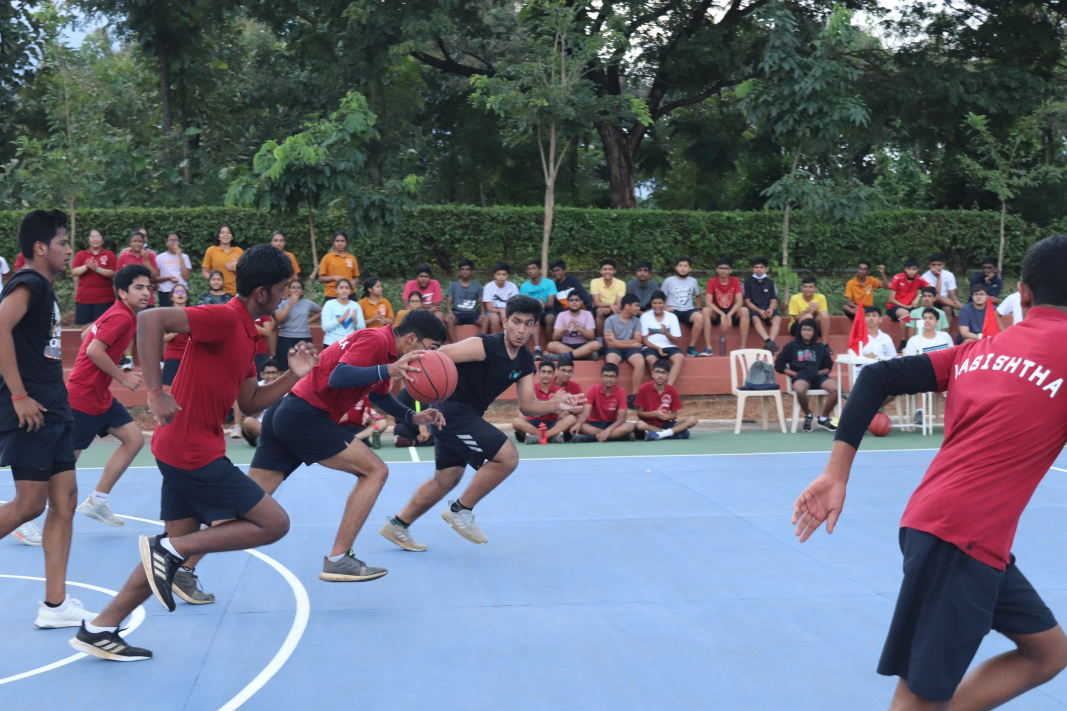
#> input picture assets/source/IMG_0612.JPG, 3200 x 2133 px, given in place of IMG_2327.JPG, which was not available (shown at 1/3 size)
$ python make-experience.py ../assets/source/IMG_0612.JPG
#> lines starting #> are read from the running program, lines starting #| are printed output that depends on the picture; pictures that were not available may be replaced by others from this repository, and a replacement may not be noted
### tools/experience.py
"""The CIRS experience — the school day, its photographs, and what is unresolved.

Every time The CIRS experience states is written from this file, and nowhere
else. tools/build-site.py calls expand() to write, from the same two lists:

    the parallel day      twelve events, each with the Junior and Senior slots
                          it covers; assets/js/student-life-journey.js reads
                          them back out of the page to drive the pinned stage
                          on a wide screen
    the full timetables   one table per school, under Practical information

so the timeline, the phone sequence, the reduced-motion view and the tables
cannot disagree: there is one timetable, rendered four ways.

tools/make-experience.py cuts the page's photographs from PHOTOS below.

Where the timetable comes from
------------------------------
The school's own timetable, as it reached this repository in September 2026
and was drawn on the old Student Life page as two proportional tracks
(commit 92c1a198, "Rebuild the day scroll from the real timetable, as two
tracks"). The one gap in it — Junior 8:30 to 9:00 pm — was filled when the
school said it is milk time, followed by sleep (commit 8e793da6). Seventeen
Senior slots and eighteen Junior slots, every minute of both days accounted
for, labels as the school gave them.

The narrative copy is the owner's approved text (commit e57070c0, "Update
CIRS site copy from approved document") wherever it says something about the
day. The twelve events and their order are the owner's (27 September 2026).

An older routine exists on the school's Drive: daily_routine.html from the
2012 website ("5.10am to 9.15pm for juniors and from 5.40am to 10.30pm for
seniors"). It is superseded by the timetable above and is not used.

Not published — see UNRESOLVED at the foot of this file.
"""

import html

DIR = "assets/img/experience"

JUNIOR_NAME, JUNIOR_GRADES = "Junior School", "Grades V&ndash;VIII"
SENIOR_NAME, SENIOR_GRADES = "Senior School", "Grades IX&ndash;XII"

# (start, end, activity, kind). Times are 24-hour; kind is only the family an
# hour belongs to, used for the faint key on the day rail, never as the sole
# carrier of meaning.
JUNIOR = [
    ("04:50", "05:30", "Rouser",                    "wake"),
    ("05:30", "06:00", "Jogging",                   "active"),
    ("06:00", "06:50", "Milk and getting ready",    "wake"),
    ("06:50", "07:25", "Spiritual class",           "spirit"),
    ("07:25", "07:50", "Breakfast",                 "meal"),
    ("07:50", "08:10", "Assembly",                  "spirit"),
    ("08:10", "10:55", "Academic classes",          "study"),
    ("10:55", "11:15", "Juice break",               "meal"),
    ("11:15", "12:20", "Academic classes",          "study"),
    ("12:20", "14:00", "Lunch and rest",            "meal"),
    ("14:00", "16:00", "Study time",                "study"),
    ("16:00", "17:15", "Sports",                    "active"),
    ("17:15", "18:30", "Snacks and getting ready",  "wake"),
    ("18:30", "19:10", "Prayer and aarti",          "spirit"),
    ("19:10", "19:40", "Dinner",                    "meal"),
    ("19:40", "20:30", "Self study",                "study"),
    ("20:30", "21:00", "Milk",                      "meal"),
    ("21:00", "21:30", "Lights off",                "rest"),
]

SENIOR = [
    ("05:30", "06:00", "Rouser",                    "wake"),
    ("06:00", "06:30", "Jogging",                   "active"),
    ("06:30", "07:30", "Milk and getting ready",    "wake"),
    ("07:30", "08:10", "Spiritual class",           "spirit"),
    ("08:10", "08:45", "Breakfast",                 "meal"),
    ("08:45", "09:10", "Assembly",                  "spirit"),
    ("09:10", "10:55", "Academic classes",          "study"),
    ("10:55", "11:15", "Juice break",               "meal"),
    ("11:15", "13:30", "Academic classes",          "study"),
    ("13:30", "15:20", "Lunch and rest",            "meal"),
    ("15:20", "17:00", "Study time",                "study"),
    ("17:00", "18:30", "Sports",                    "active"),
    ("18:30", "19:30", "Snacks and getting ready",  "wake"),
    ("19:30", "20:10", "Prayer and aarti",          "spirit"),
    ("20:10", "20:40", "Dinner",                    "meal"),
    ("20:40", "22:00", "Self study and co-curricular work", "study"),
    ("22:00", "22:30", "Milk, lights off",          "rest"),
]

# The day as the owner lists it: twelve events, in order. Each names the slots
# it covers in both timetables, by position in JUNIOR and SENIOR above, so
# every slot belongs to exactly one event and the two schools are compared
# event by event: the event in the middle, each school's own times beside it.
#   title   the event, as the owner named it
#   short   its label on the row of steps under the stage
#   scene   the photograph shown with it (a scene may return later in the day;
#           its figure is written once, with the first event that uses it)
#   line    one sentence; approved copy where the approved document says it
EVENTS = [
    {"slug": "rouser", "title": "Rouser, jogging and milk", "short": "Rouser",
     "scene": "jog", "junior": [0, 1, 2], "senior": [0, 1, 2],
     "line": "Before first light, students get ready and head to the Arjuna athletic "
             "field for a morning jog, then return to the dorms for hot milk and biscuits."},
    {"slug": "spiritual-class", "title": "Spiritual class", "short": "Spiritual class",
     "scene": "spiritual-hall", "junior": [3], "senior": [3],
     "line": "Bhagavad Gita shlokas, stotram and japa."},
    {"slug": "breakfast", "title": "Breakfast", "short": "Breakfast",
     "scene": "onam-lunch", "junior": [4], "senior": [4],
     "line": "Breakfast at the Annakshetra."},
    {"slug": "assembly", "title": "Assembly", "short": "Assembly",
     "scene": "prayer-hall", "junior": [5], "senior": [5],
     "line": "The Principal addresses the school, and students regularly offer talks, "
             "speeches, book reviews and quizzes."},
    {"slug": "classes", "title": "Classes", "short": "Classes",
     "scene": "classroom", "junior": [6], "senior": [6],
     "line": "The academic morning, until the juice break."},
    {"slug": "juice-break", "title": "Juice break", "short": "Juice break",
     "scene": "classroom", "junior": [7], "senior": [7],
     "line": "The one pause both schools take at the same minute."},
    {"slug": "classes-2", "title": "Classes", "short": "Classes",
     "scene": "classroom", "junior": [8], "senior": [8],
     "line": "Lessons resume until lunch."},
    {"slug": "lunch", "title": "Lunch and rest", "short": "Lunch",
     "scene": "onam-lunch", "junior": [9], "senior": [9],
     "line": "Students return to the Annakshetra for lunch, then rest and reset for "
             "the afternoon."},
    {"slug": "study", "title": "Study time", "short": "Study",
     "scene": "laptop", "junior": [10], "senior": [10],
     "line": "A focused study period bridges classroom learning and the playing fields."},
    {"slug": "sports", "title": "Sports", "short": "Sports",
     "scene": "field", "junior": [11], "senior": [11],
     "line": "The day moves outdoors for organised sport and movement."},
    {"slug": "aarti", "title": "Snacks and aarti", "short": "Aarti",
     "scene": "prayer-hall", "junior": [12, 13], "senior": [12, 13],
     "line": "Snacks and time to get ready lead into prayer and aarti."},
    {"slug": "dinner", "title": "Dinner, study and milk", "short": "Dinner",
     "scene": "reading", "junior": [14, 15, 16, 17], "senior": [14, 15, 16],
     "line": "Dinner, then self study, and milk before lights off."},
]

# Every photograph the page shows, with where it came from and what it shows.
# "src" is a camera original in assets/source/; "drive" is a file on the
# school's Google Drive (the owner's account), fetched by
# tools/make-experience.py through Drive's image endpoint, as the Theatre
# originals are. Captions say only what the picture shows: none of these is a
# time-stamped record of one day, and the page says so.
#   crops   name -> (width/height ratio, focal x, focal y, [widths])
PHOTOS = {
    "hero": {
        "src": "IMG_2327.JPG",
        "alt": "CIRS students running together across the athletic field, trees behind them",
        "crops": {"wide": (3 / 2, 0.52, 0.50, [960, 1600, 2400]),
                  "tall": (2 / 3, 0.60, 0.44, [720, 1080])},
    },
    "jog": {
        "src": "drive-hrun-04.jpg",
        "caption": "Jogging on the campus road, past the signpost to the Annakshetra and the residences",
        "crops": {"wide": (3 / 2, 0.50, 0.46, [800, 1280, 1920])},
    },
    # A video still the owner supplied on 27 September 2026 (see the README in
    # its folder); 1683px of it survive the 3:2 cut, so it stops at 1600.
    "spiritual-hall": {
        "src": "experience-2026-09-27/spiritual-hall.webp",
        "caption": "In the hall beneath Pujya Gurudev&rsquo;s portrait",
        "crops": {"wide": (3 / 2, 0.47, 0.50, [800, 1280, 1600])},
    },
    "classroom": {
        "src": "IMG_1933.JPG",
        "caption": "A junior class at work with their teacher",
        "crops": {"wide": (3 / 2, 0.50, 0.50, [800, 1280, 1920])},
    },
    "onam-lunch": {
        "drive": "1ZmtSRendHmJwWV7FLIH5-OeCj5BJjZe4",
        "drive_file": "CRS09901.JPG",
        "drive_folder": "59. Onam / lunch (Onam 2023; see tools/festivals.py)",
        "caption": "Onam lunch in the dining hall",
        "crops": {"wide": (3 / 2, 0.50, 0.50, [800, 1280, 1920])},
    },
    "laptop": {
        "src": "IMG_1900.JPG",
        "caption": "Working together on a circuit and a laptop",
        "crops": {"wide": (3 / 2, 0.52, 0.52, [800, 1280, 1920])},
    },
    "field": {
        "src": "8A5A3313.JPG",
        "caption": "A bicycle kick on the field below the hills",
        "crops": {"wide": (3 / 2, 0.50, 0.46, [800, 1280, 1920])},
    },
    "prayer-hall": {
        "src": "CRS09514.JPG",
        "caption": "Prayer in the hall",
        "crops": {"wide": (3 / 2, 0.50, 0.46, [800, 1280, 1920])},
    },
    "reading": {
        "src": "IMG_8830.JPG",
        "caption": "Studying together, out of uniform",
        "crops": {"wide": (3 / 2, 0.52, 0.50, [800, 1280, 1920])},
    },
    "together": {
        "src": "20180518_121042.jpg",
        "alt": "Senior students sitting together, laughing, on a platform of logs among the trees",
        "caption": "Seniors together, out of uniform",
        "crops": {"tall": (4 / 5, 0.52, 0.50, [640, 960, 1280])},
    },
    "vishu-lunch": {
        "drive": "19jA9ZqJJa0RVQpp8KuDUNbCN8vVl9RgP",
        "drive_file": "IMG_9126.JPG",
        "drive_folder": "tamil new year and vishu / afternoon lunch",
        "alt": "Junior boys at a dining-hall table with steel plates and tumblers, waving at the camera",
        "caption": "Lunch on Vishu and Tamil New Year, in the dining hall",
        "crops": {"wide": (3 / 2, 0.40, 0.55, [640, 1000, 1400])},
    },
    "billiards": {
        "src": "IMG_0862.JPG",
        "alt": "A student lining up a shot at a billiards table while two friends watch",
        "caption": "A game of billiards",
        "crops": {"wide": (3 / 2, 0.55, 0.50, [640, 1000, 1400])},
    },
    "tyre": {
        "src": "drive-hrun-02.jpg",
        "alt": "A junior student laughing as she swings through a hanging tyre, friends walking behind",
        "caption": "The tyre swing",
        "crops": {"tall": (4 / 5, 0.50, 0.55, [640, 960, 1280])},
    },
    # Supplied with the hall above; 900px wide once cut to 4:5, framed on the
    # two girls so the crop does not run through the boys beside them.
    "flute": {
        "src": "experience-2026-09-27/flute.webp",
        "alt": "Two students in school uniform seated on a rug, playing bamboo flutes",
        "caption": "Flute practice",
        "crops": {"tall": (4 / 5, 0.82, 0.50, [640, 900])},
    },
    "puja": {
        "src": "IMG_0081.JPG",
        "alt": "Students in yellow kurtas seated in a long row on the floor, each with a plate of flowers for a puja",
        "caption": "Students seated for a puja",
        "crops": {"tall": (4 / 5, 0.62, 0.55, [640, 960, 1280])},
    },
    "night": {
        "src": "IMG_2480.JPG",
        "alt": "Students in yellow kurtas seated in the lit amphitheatre after dark, a teacher facing them",
        "crops": {"wide": (3 / 2, 0.50, 0.50, [1280, 1920]),
                  "tall": (2 / 3, 0.46, 0.50, [720, 1080])},
    },
}

# What could not be settled from any source this repository has. Nothing here
# is published; the page shows the timetable's own slots instead of choosing.
UNRESOLVED = [
    "Juice break length: the timetable gives 10:55 to 11:15 (twenty minutes) for both "
    "schools; the approved copy of September 2026 calls it 'a fifteen-minute juice "
    "break'. The page shows the timetable's slot and does not state a length.",
    "Lights off: the timetable's last slots are 'Lights off, 9:00-9:30 pm' (Junior) "
    "and 'Milk, lights off, 10:00-10:30 pm' (Senior). Whether lights go off at the "
    "start or the end of each slot is not stated anywhere. The old page's closing "
    "said '10:30 PM - Lights out' and one chapter 'At 10:30, the senior houses rest'. "
    "The page gives both slots as they are and names no single lights-out time.",
    "The Sports page's own routine (tools/pages/sports.html, #routine) gives "
    "'08:10 AM - 13:30' for classes, '18:30 - 20:10' for prayer and aarti, '22:00 PM' "
    "for lights out and 'ninety minutes' of sport; each mixes the two schools' times. "
    "Not changed here: it is another page.",
    "Enrolment: the old page said 'Six hundred students'. No figure is published "
    "anywhere on the site (School Information defers to the enrolment table), so the "
    "page gives none.",
]


# ---------------------------------------------------------------------------
# Rendering
# ---------------------------------------------------------------------------

def minutes(hhmm):
    h, m = hhmm.split(":")
    return int(h) * 60 + int(m)


# [14 lines left out: functions clock, span, not called in this run]


def when(hhmm):
    c, p = clock(hhmm)
    return f'<time datetime="{hhmm}">{c}&nbsp;{p}</time>'


def files(key, crop):
    ratio, fx, fy, widths = PHOTOS[key]["crops"][crop]
    return [(f"{DIR}/{key}-{crop}-{w}.webp", w, round(w / ratio)) for w in widths]


def srcset(key, crop, bust):
    return ", ".join(f"{path}?{bust} {w}w" for path, w, _ in files(key, crop))


# [8 lines left out: function img, not called in this run]


def slots_of(ev, side):
    schedule = JUNIOR if side == "junior" else SENIOR
    return [schedule[i] for i in ev[side]]


# [124 lines left out: functions duration, gap, _track, event_html, day_html, table_html, not called in this run]


def tables_html():
    return "\n".join([table_html("junior", JUNIOR_NAME, JUNIOR_GRADES, JUNIOR),
                      table_html("senior", SENIOR_NAME, SENIOR_GRADES, SENIOR)])


# [72 lines left out: functions figure, picture, house_list, expand, report, not called in this run]


# [2 lines that do not run on import are left out]

### tools/make-experience.py
#!/usr/bin/env python3
"""Cut the photographs for The CIRS experience.

    python3 tools/make-experience.py            everything that is missing
    python3 tools/make-experience.py --force    everything, again

Reads PHOTOS in tools/experience.py and writes assets/img/experience/:

    <key>-<crop>-<width>.webp      e.g. hero-wide-1600.webp, night-tall-1080.webp

Most originals are camera files in assets/source/. Two are on the school's
Google Drive and are not in this repository (the dining-hall lunches: nothing
in assets/source/ shows a meal); they are asked for through Drive's own image
endpoint at the largest size the page uses, as tools/make-theatre.py does,
and must stay shared by link for this to work.

Nothing is graded. The page lays its own purple scrim over the timeline
photographs, and the photographs keep the colour they were taken in. The only
change is the crop, the size and a light sharpen after the downscale. A cut
is never enlarged past the pixels its original has.
"""

import io
import os
import sys
import urllib.request

from PIL import Image, ImageFilter, ImageOps

sys.path.insert(0, os.path.dirname(os.path.abspath(__file__)))
import experience

ROOT = os.path.dirname(os.path.dirname(os.path.abspath(__file__)))
SRC = os.path.join(ROOT, "assets/source")
OUT = os.path.join(ROOT, experience.DIR)
FORCE = "--force" in sys.argv
QUALITY = 80
UA = {"User-Agent": "Mozilla/5.0"}


def original(p):
    if "src" in p:
        im = Image.open(os.path.join(SRC, p["src"]))
#> im is the input picture: PIL image 3200x2133 RGB; mean R, G, B 103, 106.8, 118.5
    else:
        url = f"https://drive.google.com/thumbnail?id={p['drive']}&sz=w2400"
        data = urllib.request.urlopen(urllib.request.Request(url, headers=UA), timeout=120).read()
        im = Image.open(io.BytesIO(data))
    return ImageOps.exif_transpose(im).convert("RGB")


def cut(im, ratio, fx, fy):
    """The largest frame of this ratio the original holds, centred on the focal point."""
    if im.width / im.height > ratio:
        w, h = round(im.height * ratio), im.height
    else:
        w, h = im.width, round(im.width / ratio)
    x = min(max(round(im.width * fx - w / 2), 0), im.width - w)
    y = min(max(round(im.height * fy - h / 2), 0), im.height - h)
    return im.crop((x, y, x + w, y + h))


def main():
    os.makedirs(OUT, exist_ok=True)
    total = 0
    for key, p in experience.PHOTOS.items():
        wanted = [(crop, spec) for crop, spec in p["crops"].items()
                  if FORCE or not all(os.path.exists(os.path.join(ROOT, f))
                                      for f, _, _ in experience.files(key, crop))]
        if not wanted:
            continue
        im = original(p)
        for crop, (ratio, fx, fy, widths) in wanted:
            frame = cut(im, ratio, fx, fy)
            for path, w, h in experience.files(key, crop):
                if w > frame.width:
                    sys.exit(f"make-experience: {key}-{crop} asks for {w}px; "
                             f"the original holds {frame.width}px")
                out = frame.resize((w, h), Image.LANCZOS)
                out = out.filter(ImageFilter.UnsharpMask(radius=0.8, percent=40, threshold=2))
                out.save(os.path.join(ROOT, path), "WEBP", quality=QUALITY, method=6)
                kb = os.path.getsize(os.path.join(ROOT, path)) // 1024
                total += kb
                print(f"  {path:<52} {w}x{h:<5} {kb:>4} KB")
#> this loop made 2 passes
#> pass 1, in main, `out.save(os.path.join(ROOT, path), "WEBP", quality=QUALITY, method=6)`:
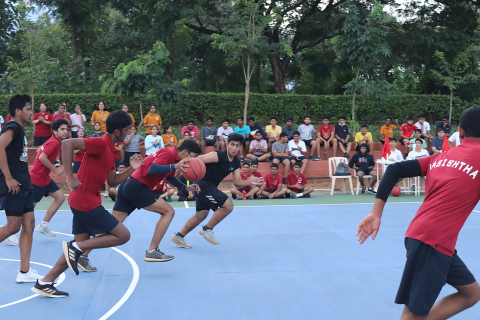
#> saved as hero-wide-960.webp: PIL image 960x640 RGB (shown at 1/2 size); mean R, G, B 103, 106.8, 118.5
#> pass 1, in main, `out.save(os.path.join(ROOT, path), "WEBP", quality=QUALITY, method=6)`:
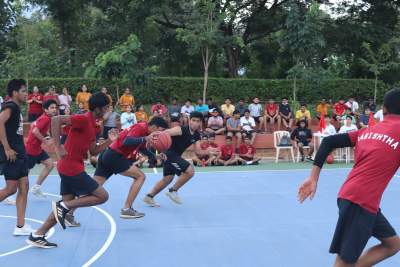
#> saved as hero-wide-1600.webp: PIL image 1600x1067 RGB (shown at 1/4 size); mean R, G, B 103, 106.8, 118.5
#> pass 2, in main, `frame = cut(im, ratio, fx, fy)`:
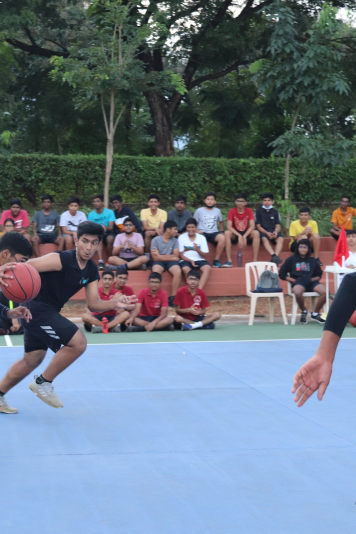
#> frame: PIL image 1422x2133 RGB (shown at 1/4 size); mean R, G, B 106.3, 118.8, 131.8
#> after the loop, total = 725
#> pass 2 of the loop in main, `for key, p in experience.PHOTOS.items():`:
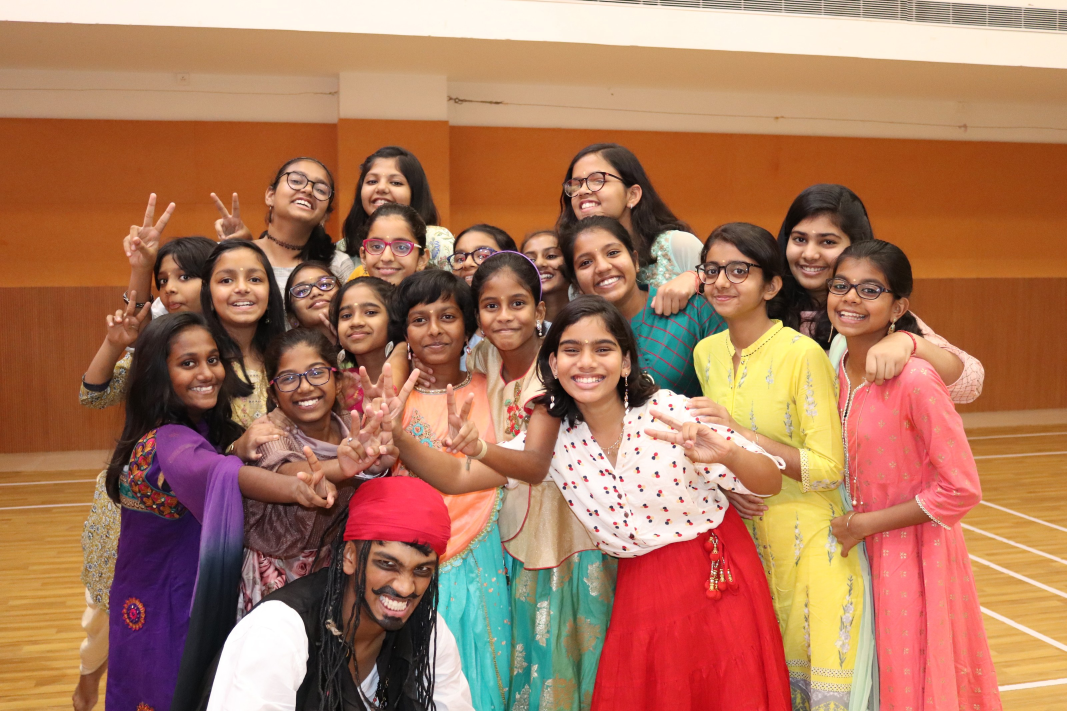
#> input picture assets/source/IMG_0633.JPG, 3200 x 2133 px, given in place of drive-hrun-04.jpg, which was not available (shown at 1/3 size)
#> in original, im is the input picture: PIL image 3200x2133 RGB; mean R, G, B 170.9, 119.3, 91.5
#> the loop in main, `for crop, (ratio, fx, fy, widths) in wanted:` made 1 pass
#> (crop, w in cut, h in cut, x in cut) on pass 1: ('wide', 3200, 2133, 0)
#> (printed output is left out)
#> pass 1, in main, `out.save(os.path.join(ROOT, path), "WEBP", quality=QUALITY, method=6)`:
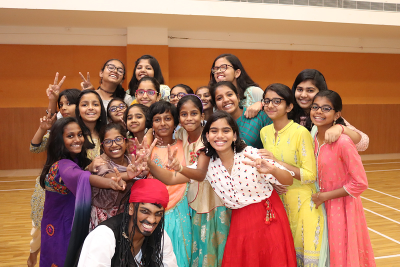
#> saved as jog-wide-800.webp: PIL image 800x533 RGB (shown at 1/2 size); mean R, G, B 170.9, 119.3, 91.5
#> pass 1, in main, `out.save(os.path.join(ROOT, path), "WEBP", quality=QUALITY, method=6)`:
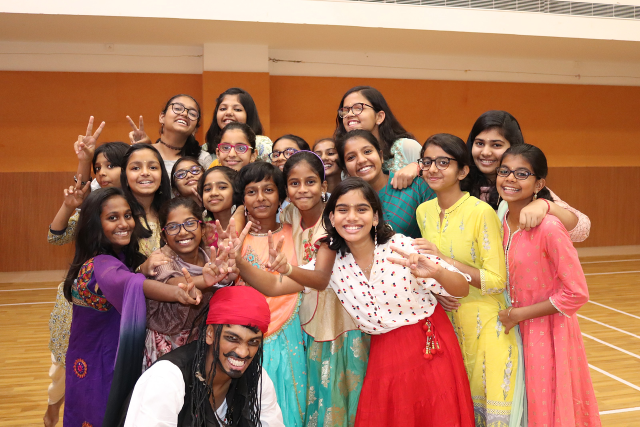
#> saved as jog-wide-1280.webp: PIL image 1280x853 RGB (shown at 1/2 size); mean R, G, B 170.9, 119.3, 91.5
#> after the loop in main, `for crop, (ratio, fx, fy, widths) in wanted:`: total = 1115
    print(f"  {total} KB written")


if __name__ == "__main__":
    main()
#> (the call stopped at in original, `data = urllib.request.urlopen(urllib.request.Request(url, headers=UA),..`: the network is not available in this run)
